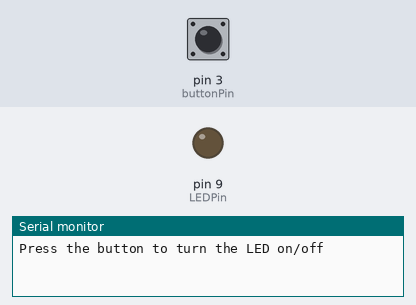
Recording of a sketch running on a simulated Arduino Pro Mini, built with avr-gcc and run on an emulated ATmega328P. Parts: output pins drawn as LEDs (lit = HIGH), the last lines printed to the serial monitor. Dashed ring = blinking. The inputs (shaded band) are chosen by the test bench; at power-on: pin 3 (buttonPin) LOW. No radio packets arrive unless stated.

Above: at 1.2 s.
1.3 s: pin 3 (buttonPin) pulled HIGH for 1 s
At 2.5 s:
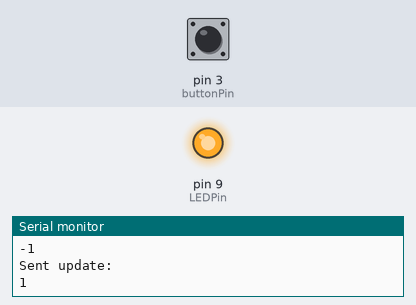
5.3 s: pin 3 (buttonPin) pulled HIGH for 0.15 s
At 5.8 s:
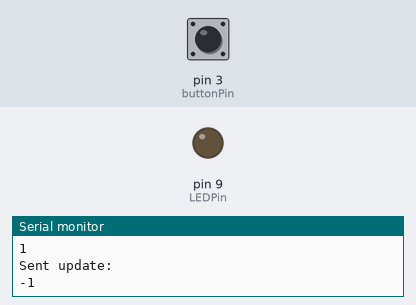
6.9 s: pin 3 (buttonPin) pulled HIGH for 3.2 s
At 7.0 s:
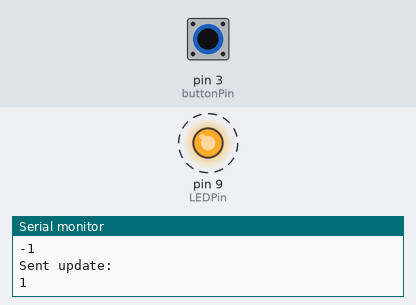
Timing chart, 0 to 11.4 s (numbered marks = the images above; inputs shaded):
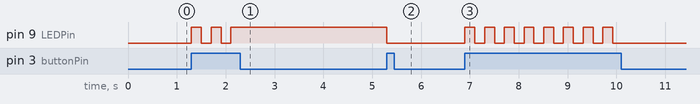

Measured:
- after the input at 1.3 s, pin 9 (LEDPin): alternates HIGH for 0.20 s and LOW for 0.20 s, 5 changes in all, then stays HIGH, starting at once
- after the input at 5.3 s, pin 9 (LEDPin): HIGH → LOW at once
- after the input at 6.9 s, pin 9 (LEDPin): alternates HIGH for 0.20 s and LOW for 0.20 s, 16 changes in all, then stays LOW, starting at once

The sketch:

remote_led.ino
```cpp
/*
 * Simple sketch to test the nRF24L01 module, the 5V Arduino Pro Mini,
 * and tmrh20's fork of the RF24 library.
 *
 * Each Arduino has an nRF, a button, and an LED, by clicking the button on one,
 * you can turn the LED on or off on both. This code can also be easily modified to allow
 * the button to trigger something other than an LED, like a buzzer or any remote
 * arduino functionality.
 *
 *
 * Author: Noah Thurston
 * Date: 3/3/17
 *
 * Code Reference: http://tmrh20.github.io/RF24/GettingStarted_8ino-example.html
 * Wiring Reference: http://arduino-info.wikispaces.com/Nrf24L01-2.4GHz-HowTo
 */

#include <SPI.h>
#include <RF24.h>

//Output in for LED
const int LEDPin = 9;

//Input pin for button
const int buttonPin = 3;

//integer return from reading the button
int buttonResult = 0;

//bools to control whether the button is pushed, or the LED is on
int buttonRead = LOW;
bool LEDOn = false;

//serves as an ID number, between the two radios, allows easy switching between two address
//MUST be unique 0 or 1 for the two radios so the addresses are different
bool radioNumber = 0;

//name the arduino pins being used as an SPI connection to the nRF
RF24 radio(7,8);

//the two possible addresses for the nodes
byte addresses[][6] = {"1Node", "2Node"};

//reads the from the button pin
//returns 0 for no change, 1 if the LED should now be on, -1 if the LED should now be off
int readFromButton();

//update the LED, argument should be 1 for on or -1 for off
void updateLED(int buttonResult);

void setup() {

  //LED and button pin setup
  pinMode(LEDPin, OUTPUT);
  pinMode(buttonPin, INPUT);

  //start a serial monitor
  Serial.begin(115200);
  Serial.println("Press the button to turn the LED on/off");

  //begin operation of the nRF chip
  radio.begin();

  //set the power amplifier level; can be MIN, LOW, HIGH, or MAX
  radio.setPALevel(RF24_PA_MAX);

  //open writing and reading pipe using this nodes address and the other address
  if(radioNumber) {
    radio.openWritingPipe(addresses[1]);
    radio.openReadingPipe(1, addresses[0]);
  } else {
    radio.openWritingPipe(addresses[0]);
    radio.openReadingPipe(1, addresses[1]);
  }

  //start listening for data on the created reading pipe
  radio.startListening();
}


void loop() {
  //reads the button
  buttonResult = readFromButton();

  //if the button is pressed, sends a message to the other arduino
  if(buttonResult == 1 || buttonResult == -1) {
    //stop and send
    radio.stopListening();
    radio.write(&buttonResult, sizeof(int));
    Serial.println("\nSent update: ");
    Serial.print(buttonResult);
    radio.startListening();
    delay(200);
  } else {

    //if no button input, stop and listen for the other node
    while(radio.available()) {

      //if it finds some data, read it and update the LED
      radio.read(&buttonResult, sizeof(int));
      Serial.println("\nReceived update: ");
      Serial.print("buttonResult");
      updateLED(buttonResult);
    }
  }

} //end of loop

//reads the from the button pin
//returns 0 for no change, 1 if the LED should now be on, -1 if the LED should now be off
int readFromButton() {
  buttonRead = digitalRead(buttonPin);

  //update the LED state if the button reads high
  if(buttonRead == HIGH) {
    if(LEDOn == false){
      LEDOn = true;
      updateLED(1);
      return 1;
    } else {
      LEDOn = false;
      updateLED(-1);
      return -1;
    }
  }
  //else return 0 (button was not pressed)
  else {
    return 0;
  }
}

//update the LED, argument should be 1 for on or -1 for off
void updateLED(int buttonResult) {
  if(buttonResult == 1) {
    digitalWrite(LEDPin, HIGH);
  } else if (buttonResult == -1) {
    digitalWrite(LEDPin, LOW);
  }
  return;
}
```
